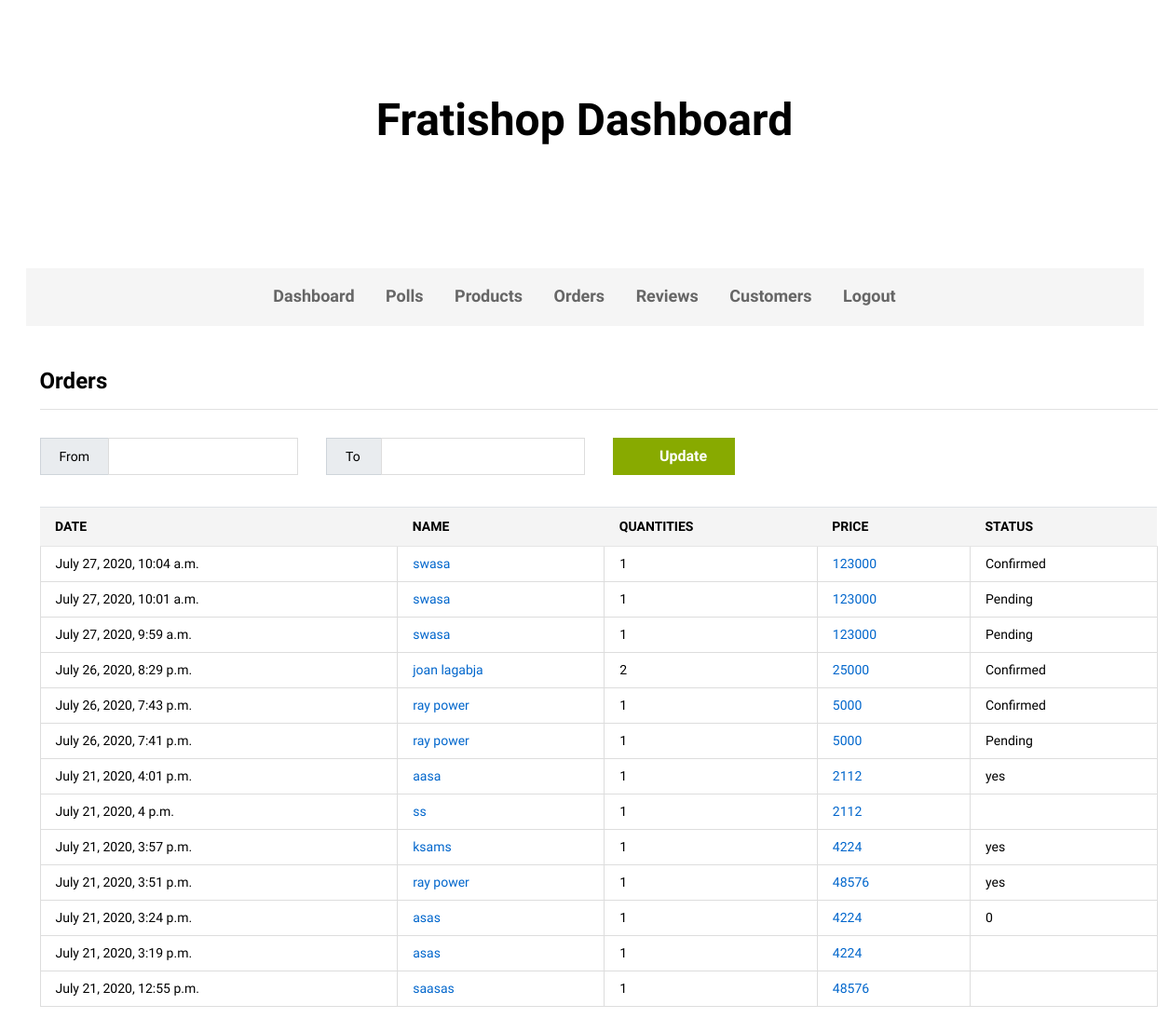
/all-orders/, run on an earlier commit of the app's database.
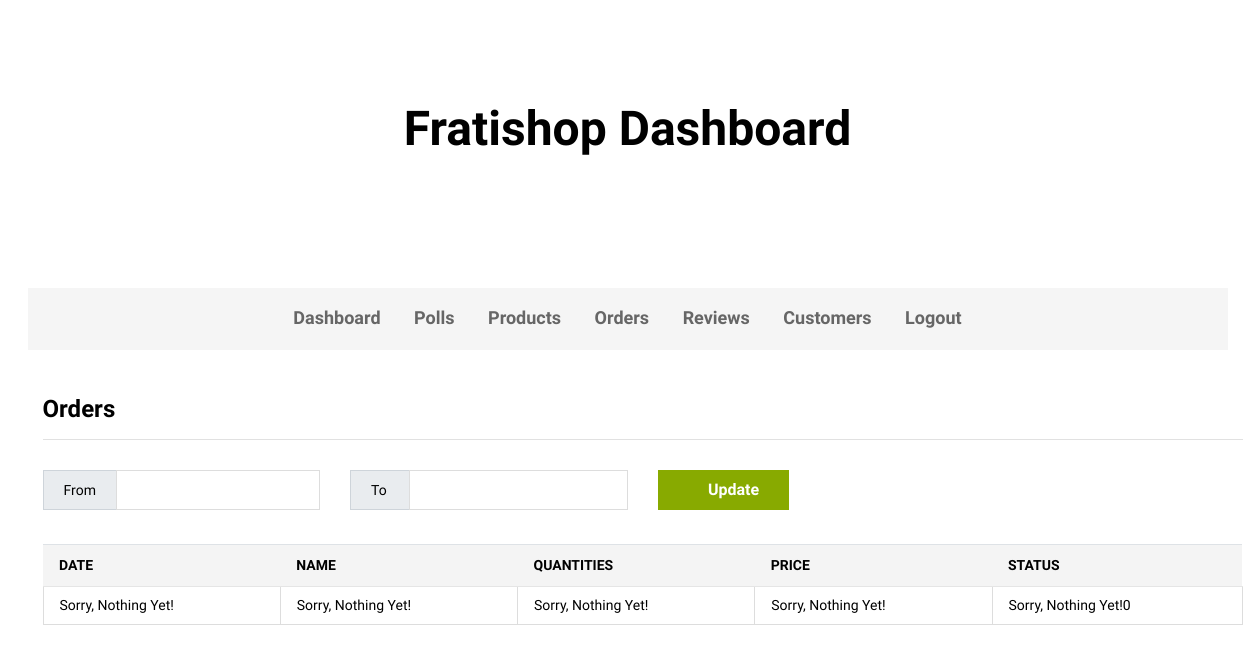
And on a later commit of the database.
### order/models.py (models this page shows, shortened)
class Order(models.Model):
	customer = models.ForeignKey(Customer, on_delete=models.CASCADE, default="")
	cart = models.ForeignKey(Cart, on_delete=models.CASCADE, default="")
	status = models.CharField(max_length=150, default="Pending")
	pub_date = models.DateTimeField(default=timezone.now)

### customer/models.py (models this page shows, shortened)
class Customer(models.Model):
	full_name = models.CharField(max_length=150, default="none")
	company_name = models.CharField(max_length=150, default="none")
	email = models.CharField(max_length=150, default="none")
	password = models.CharField(max_length=150, default="none")
	country = models.CharField(max_length=150, default="none")
	phone = models.CharField(max_length=150, default="none")
	address = models.CharField(max_length=150, default="none")
	order_note = models.CharField(max_length=150, default="none")
	pub_date = models.DateTimeField(default=timezone.now)

### cart/models.py (models this page shows, shortened)
class Cart(models.Model):
	product_quantitys = models.ManyToManyField(ProductQuantity, through="CartProductQuantityConnector", through_fields=("cart", "product_quantity"),)
	total_price = models.IntegerField(blank=True, null=True)
	total_products = models.IntegerField(blank=True, null=True)
	cart_id = models.CharField(max_length=150)
	user = models.OneToOneField(User, on_delete=models.CASCADE, default=None)
	pub_date = models.DateTimeField(default=timezone.now)

### order/views.py (the view)
# urls.py: path("all-orders/", views.AllOrdersView, name="all_orders"),
def AllOrdersView(request):
	orders = Order.objects.order_by("-pub_date")
	context = {"orders": orders}
	return render(request, 'order/all_orders.html', context)

### order/templates/order/all_orders.html
{% extends 'admin_app/base.html' %}
{% load staticfiles %}
{% block content %}
        <div class="container">
            <div class="ps-section__content">
                <div class="ps-block--vendor-dashboard">
                    <div class="ps-block__header">
                        <h3>Orders</h3>
                    </div>
                    <div class="ps-block__content">
                        <form class="ps-form--vendor-datetimepicker" action="index.html" method="get">
                            <div class="row">
                                <div class="col-xl-3 col-lg-3 col-md-4 col-sm-6 col-12 ">
                                    <div class="input-group">
                                        <div class="input-group-prepend"><span class="input-group-text" id="time-from">From</span></div>
                                        <input class="form-control" aria-label="Username" aria-describedby="time-from">
                                    </div>
                                </div>
                                <div class="col-xl-3 col-lg-3 col-md-4 col-sm-6 col-12 ">
                                    <div class="input-group">
                                        <div class="input-group-prepend"><span class="input-group-text" id="time-form">To</span></div>
                                        <input class="form-control" aria-label="Username" aria-describedby="time-to">
                                    </div>
                                </div>
                                <div class="col-xl-3 col-lg-3 col-md-4 col-sm-6 col-12 ">
                                    <button class="ps-btn"><i class="icon-sync2"></i> Update</button>
                                </div>
                            </div>
                        </form>
                        <div class="table-responsive">
                            <table class="table ps-table ps-table--vendor">
                                <thead>
                                    <tr>
                                        <th>Date</th>
                                        <th>Name</th>
                                        <th>Quantities</th>
                                        <th>Price</th>
                                        <th>Status</th>
                                    </tr>
                                </thead>
                                <tbody>
                                	{% if orders %}
                                		{% for order in orders %}
				                            <tr>
				                                <td>{{ order.pub_date }}</td>
				                                <td><a href="{% url 'dashboard_order_detail' order.id %}">{{ order.customer.full_name }}</a></td>
				                                <td>{{ order.cart.product_quantitys.count }}</td>
				                                <td><a href="{% url 'dashboard_order_detail' order.id %}">{{ order.cart.total_price }}</a></td>
				                                <td>{{ order.status }}</td>
				                            </tr>
				                          {% endfor %}
				                          {% else %}
				                          	<tr>
				                                <td>Sorry, Nothing Yet!</td>
				                                <td>Sorry, Nothing Yet!</td>
				                                <td>Sorry, Nothing Yet!</td>
				                                <td>Sorry, Nothing Yet!</td>
				                                <td>Sorry, Nothing Yet!0</td>
				                            </tr>
				                          {% endif %}
                                </tbody>
                            </table>
                        </div>
                    </div>
                </div>
            </div>
        </div>
{% endblock %}

What changed in the data, as far as the page shows it:
removed Order: pub_date "July 27, 2020, 10:04 a.m.", customer.full_name "swasa", cart.product_quantitys.count "1", cart.total_price "123000", status "Confirmed"
removed Order: pub_date "July 27, 2020, 10:01 a.m.", customer.full_name "swasa", cart.product_quantitys.count "1", cart.total_price "123000", status "Pending"
removed Order: pub_date "July 27, 2020, 9:59 a.m.", customer.full_name "swasa", cart.product_quantitys.count "1", cart.total_price "123000", status "Pending"
removed Order: pub_date "July 26, 2020, 8:29 p.m.", customer.full_name "joan lagabja", cart.product_quantitys.count "2", cart.total_price "25000", status "Confirmed"
removed Order: pub_date "July 26, 2020, 7:43 p.m.", customer.full_name "ray power", cart.product_quantitys.count "1", cart.total_price "5000", status "Confirmed"
removed Order: pub_date "July 26, 2020, 7:41 p.m.", customer.full_name "ray power", cart.product_quantitys.count "1", cart.total_price "5000", status "Pending"
removed Order: pub_date "July 21, 2020, 4:01 p.m.", customer.full_name "aasa", cart.product_quantitys.count "1", cart.total_price "2112", status "yes"
removed Order: pub_date "July 21, 2020, 4 p.m.", customer.full_name "ss", cart.product_quantitys.count "1", cart.total_price "2112"
removed Order: pub_date "July 21, 2020, 3:57 p.m.", customer.full_name "ksams", cart.product_quantitys.count "1", cart.total_price "4224", status "yes"
removed Order: pub_date "July 21, 2020, 3:51 p.m.", customer.full_name "ray power", cart.product_quantitys.count "1", cart.total_price "48576", status "yes"
removed Order: pub_date "July 21, 2020, 3:24 p.m.", customer.full_name "asas", cart.product_quantitys.count "1", cart.total_price "4224", status "0"
removed Order: pub_date "July 21, 2020, 3:19 p.m.", customer.full_name "asas", cart.product_quantitys.count "1", cart.total_price "4224"
removed Order: pub_date "July 21, 2020, 12:55 p.m.", customer.full_name "saasas", cart.product_quantitys.count "1", cart.total_price "48576"
Also different on the page:
text now shown: "Sorry, Nothing Yet! Sorry, Nothing Yet! Sorry, Nothing Yet! Sorry, Nothing Yet! Sorry, Nothing Yet!0"
